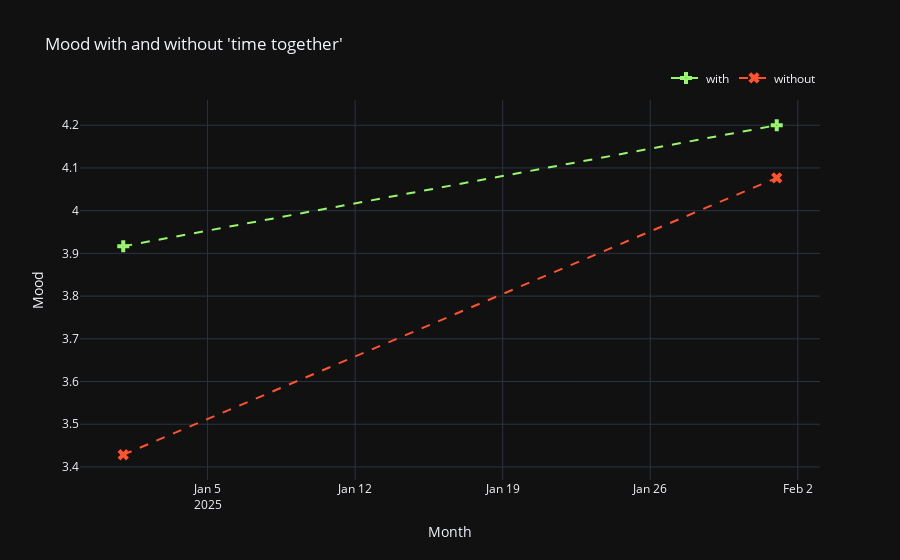

Notebook source saved alongside this figure:
### Code cell
df.mood_change_activity("time together")

### Figure 1 — Plotly figure (JSON) as saved in the notebook; plotly's stock layout.template omitted (floating-point values rounded to 4 significant figures)
{"data": [{"line": {"dash": "dash", "shape": "spline", "smoothing": 1.3}, "marker": {"color": "#97F66B", "size": 10, "symbol": "cross-dot"}, "mode": "lines+markers", "name": "with", "type": "scatter", "x": ["2025-01-01", "2025-02-01"], "y": [3.917, 4.2]}, {"line": {"dash": "dash", "shape": "spline", "smoothing": 1.3}, "marker": {"color": "#FF522D", "size": 10, "symbol": "x-dot"}, "mode": "lines+markers", "name": "without", "type": "scatter", "x": ["2025-01-01", "2025-02-01"], "y": [3.429, 4.077]}], "layout": {"legend": {"orientation": "h", "x": 1, "xanchor": "right", "y": 1.02, "yanchor": "bottom"}, "title": {"text": "Mood with and without 'time together'"}, "xaxis": {"title": {"text": "Month"}}, "yaxis": {"title": {"text": "Mood"}}}}
